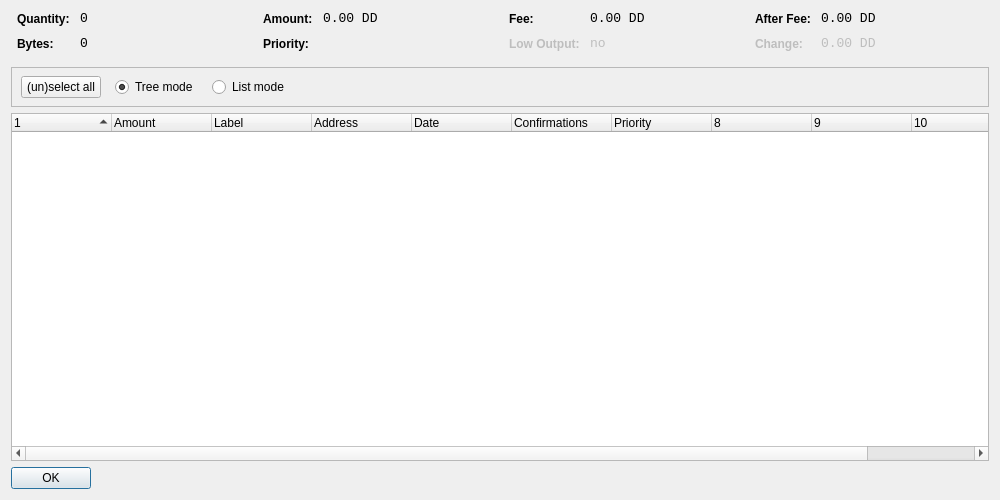
<?xml version="1.0" encoding="UTF-8"?>
<ui version="4.0">
 <class>CoinControlDialog</class>
 <widget class="QDialog" name="CoinControlDialog">
  <property name="geometry">
   <rect>
    <x>0</x>
    <y>0</y>
    <width>1000</width>
    <height>500</height>
   </rect>
  </property>
  <property name="windowTitle">
   <string>Coin Control</string>
  </property>
  <layout class="QVBoxLayout" name="verticalLayout">
   <item>
    <layout class="QHBoxLayout" name="horizontalLayoutTop" stretch="0,0,0,0">
     <property name="topMargin">
      <number>0</number>
     </property>
     <property name="bottomMargin">
      <number>10</number>
     </property>
     <item>
      <layout class="QFormLayout" name="formLayoutCoinControl1">
       <property name="horizontalSpacing">
        <number>10</number>
       </property>
       <property name="verticalSpacing">
        <number>10</number>
       </property>
       <property name="leftMargin">
        <number>6</number>
       </property>
       <property name="rightMargin">
        <number>6</number>
       </property>
       <item row="0" column="0">
        <widget class="QLabel" name="labelCoinControlQuantityText">
         <property name="styleSheet">
          <string notr="true">font-weight:bold;</string>
         </property>
         <property name="text">
          <string>Quantity:</string>
         </property>
        </widget>
       </item>
       <item row="0" column="1">
        <widget class="QLabel" name="labelCoinControlQuantity">
         <property name="font">
          <font>
           <family>Monospace</family>
           <pointsize>10</pointsize>
          </font>
         </property>
         <property name="cursor">
          <cursorShape>IBeamCursor</cursorShape>
         </property>
         <property name="contextMenuPolicy">
          <enum>Qt::ActionsContextMenu</enum>
         </property>
         <property name="text">
          <string notr="true">0</string>
         </property>
         <property name="textInteractionFlags">
          <set>Qt::LinksAccessibleByMouse|Qt::TextSelectableByKeyboard|Qt::TextSelectableByMouse</set>
         </property>
        </widget>
       </item>
       <item row="1" column="0">
        <widget class="QLabel" name="labelCoinControlBytesText">
         <property name="styleSheet">
          <string notr="true">font-weight:bold;</string>
         </property>
         <property name="text">
          <string>Bytes:</string>
         </property>
        </widget>
       </item>
       <item row="1" column="1">
        <widget class="QLabel" name="labelCoinControlBytes">
         <property name="font">
          <font>
           <family>Monospace</family>
           <pointsize>10</pointsize>
          </font>
         </property>
         <property name="cursor">
          <cursorShape>IBeamCursor</cursorShape>
         </property>
         <property name="contextMenuPolicy">
          <enum>Qt::ActionsContextMenu</enum>
         </property>
         <property name="text">
          <string notr="true">0</string>
         </property>
         <property name="textInteractionFlags">
          <set>Qt::LinksAccessibleByMouse|Qt::TextSelectableByKeyboard|Qt::TextSelectableByMouse</set>
         </property>
        </widget>
       </item>
      </layout>
     </item>
     <item>
      <layout class="QFormLayout" name="formLayoutCoinControl2">
       <property name="horizontalSpacing">
        <number>10</number>
       </property>
       <property name="verticalSpacing">
        <number>10</number>
       </property>
       <property name="leftMargin">
        <number>6</number>
       </property>
       <property name="rightMargin">
        <number>6</number>
       </property>
       <item row="0" column="0">
        <widget class="QLabel" name="labelCoinControlAmountText">
         <property name="styleSheet">
          <string notr="true">font-weight:bold;</string>
         </property>
         <property name="text">
          <string>Amount:</string>
         </property>
        </widget>
       </item>
       <item row="0" column="1">
        <widget class="QLabel" name="labelCoinControlAmount">
         <property name="font">
          <font>
           <family>Monospace</family>
           <pointsize>10</pointsize>
          </font>
         </property>
         <property name="cursor">
          <cursorShape>IBeamCursor</cursorShape>
         </property>
         <property name="contextMenuPolicy">
          <enum>Qt::ActionsContextMenu</enum>
         </property>
         <property name="text">
          <string notr="true">0.00 DD</string>
         </property>
         <property name="textInteractionFlags">
          <set>Qt::LinksAccessibleByMouse|Qt::TextSelectableByKeyboard|Qt::TextSelectableByMouse</set>
         </property>
        </widget>
       </item>
       <item row="1" column="0">
        <widget class="QLabel" name="labelCoinControlPriorityText">
         <property name="styleSheet">
          <string notr="true">font-weight:bold;</string>
         </property>
         <property name="text">
          <string>Priority:</string>
         </property>
        </widget>
       </item>
       <item row="1" column="1">
        <widget class="QLabel" name="labelCoinControlPriority">
         <property name="font">
          <font>
           <family>Monospace</family>
           <pointsize>10</pointsize>
          </font>
         </property>
         <property name="cursor">
          <cursorShape>IBeamCursor</cursorShape>
         </property>
         <property name="contextMenuPolicy">
          <enum>Qt::ActionsContextMenu</enum>
         </property>
         <property name="text">
          <string/>
         </property>
         <property name="textInteractionFlags">
          <set>Qt::LinksAccessibleByMouse|Qt::TextSelectableByKeyboard|Qt::TextSelectableByMouse</set>
         </property>
        </widget>
       </item>
      </layout>
     </item>
     <item>
      <layout class="QFormLayout" name="formLayoutCoinControl3">
       <property name="horizontalSpacing">
        <number>10</number>
       </property>
       <property name="verticalSpacing">
        <number>10</number>
       </property>
       <property name="leftMargin">
        <number>6</number>
       </property>
       <property name="rightMargin">
        <number>6</number>
       </property>
       <item row="0" column="0">
        <widget class="QLabel" name="labelCoinControlFeeText">
         <property name="styleSheet">
          <string notr="true">font-weight:bold;</string>
         </property>
         <property name="text">
          <string>Fee:</string>
         </property>
        </widget>
       </item>
       <item row="0" column="1">
        <widget class="QLabel" name="labelCoinControlFee">
         <property name="font">
          <font>
           <family>Monospace</family>
           <pointsize>10</pointsize>
          </font>
         </property>
         <property name="cursor">
          <cursorShape>IBeamCursor</cursorShape>
         </property>
         <property name="contextMenuPolicy">
          <enum>Qt::ActionsContextMenu</enum>
         </property>
         <property name="text">
          <string notr="true">0.00 DD</string>
         </property>
         <property name="textInteractionFlags">
          <set>Qt::LinksAccessibleByMouse|Qt::TextSelectableByKeyboard|Qt::TextSelectableByMouse</set>
         </property>
        </widget>
       </item>
       <item row="1" column="0">
        <widget class="QLabel" name="labelCoinControlLowOutputText">
         <property name="enabled">
          <bool>false</bool>
         </property>
         <property name="styleSheet">
          <string notr="true">font-weight:bold;</string>
         </property>
         <property name="text">
          <string>Low Output:</string>
         </property>
        </widget>
       </item>
       <item row="1" column="1">
        <widget class="QLabel" name="labelCoinControlLowOutput">
         <property name="enabled">
          <bool>false</bool>
         </property>
         <property name="font">
          <font>
           <family>Monospace</family>
           <pointsize>10</pointsize>
          </font>
         </property>
         <property name="cursor">
          <cursorShape>IBeamCursor</cursorShape>
         </property>
         <property name="contextMenuPolicy">
          <enum>Qt::ActionsContextMenu</enum>
         </property>
         <property name="text">
          <string notr="true">no</string>
         </property>
         <property name="textInteractionFlags">
          <set>Qt::LinksAccessibleByMouse|Qt::TextSelectableByKeyboard|Qt::TextSelectableByMouse</set>
         </property>
        </widget>
       </item>
      </layout>
     </item>
     <item>
      <layout class="QFormLayout" name="formLayoutCoinControl4">
       <property name="horizontalSpacing">
        <number>10</number>
       </property>
       <property name="verticalSpacing">
        <number>10</number>
       </property>
       <property name="leftMargin">
        <number>6</number>
       </property>
       <property name="rightMargin">
        <number>6</number>
       </property>
       <item row="0" column="0">
        <widget class="QLabel" name="labelCoinControlAfterFeeText">
         <property name="styleSheet">
          <string notr="true">font-weight:bold;</string>
         </property>
         <property name="text">
          <string>After Fee:</string>
         </property>
        </widget>
       </item>
       <item row="0" column="1">
        <widget class="QLabel" name="labelCoinControlAfterFee">
         <property name="font">
          <font>
           <family>Monospace</family>
           <pointsize>10</pointsize>
          </font>
         </property>
         <property name="cursor">
          <cursorShape>IBeamCursor</cursorShape>
         </property>
         <property name="contextMenuPolicy">
          <enum>Qt::ActionsContextMenu</enum>
         </property>
         <property name="text">
          <string notr="true">0.00 DD</string>
         </property>
         <property name="textInteractionFlags">
          <set>Qt::LinksAccessibleByMouse|Qt::TextSelectableByKeyboard|Qt::TextSelectableByMouse</set>
         </property>
        </widget>
       </item>
       <item row="1" column="0">
        <widget class="QLabel" name="labelCoinControlChangeText">
         <property name="enabled">
          <bool>false</bool>
         </property>
         <property name="styleSheet">
          <string notr="true">font-weight:bold;</string>
         </property>
         <property name="text">
          <string>Change:</string>
         </property>
        </widget>
       </item>
       <item row="1" column="1">
        <widget class="QLabel" name="labelCoinControlChange">
         <property name="enabled">
          <bool>false</bool>
         </property>
         <property name="font">
          <font>
           <family>Monospace</family>
           <pointsize>10</pointsize>
          </font>
         </property>
         <property name="cursor">
          <cursorShape>IBeamCursor</cursorShape>
         </property>
         <property name="contextMenuPolicy">
          <enum>Qt::ActionsContextMenu</enum>
         </property>
         <property name="text">
          <string notr="true">0.00 DD</string>
         </property>
         <property name="textInteractionFlags">
          <set>Qt::LinksAccessibleByMouse|Qt::TextSelectableByKeyboard|Qt::TextSelectableByMouse</set>
         </property>
        </widget>
       </item>
      </layout>
     </item>
    </layout>
   </item>
   <item>
    <widget class="QFrame" name="frame">
     <property name="minimumSize">
      <size>
       <width>0</width>
       <height>40</height>
      </size>
     </property>
     <property name="frameShape">
      <enum>QFrame::StyledPanel</enum>
     </property>
     <property name="frameShadow">
      <enum>QFrame::Sunken</enum>
     </property>
     <widget class="QWidget" name="horizontalLayoutWidget">
      <property name="geometry">
       <rect>
        <x>10</x>
        <y>0</y>
        <width>781</width>
        <height>41</height>
       </rect>
      </property>
      <layout class="QHBoxLayout" name="horizontalLayoutPanel" stretch="0,0,0,0,0">
       <property name="spacing">
        <number>14</number>
       </property>
       <item>
        <widget class="QPushButton" name="pushButtonSelectAll">
         <property name="sizePolicy">
          <sizepolicy hsizetype="Maximum" vsizetype="Fixed">
           <horstretch>0</horstretch>
           <verstretch>0</verstretch>
          </sizepolicy>
         </property>
         <property name="text">
          <string>(un)select all</string>
         </property>
        </widget>
       </item>
       <item>
        <widget class="QRadioButton" name="radioTreeMode">
         <property name="sizePolicy">
          <sizepolicy hsizetype="Maximum" vsizetype="Fixed">
           <horstretch>0</horstretch>
           <verstretch>0</verstretch>
          </sizepolicy>
         </property>
         <property name="text">
          <string>Tree mode</string>
         </property>
         <property name="checked">
          <bool>true</bool>
         </property>
        </widget>
       </item>
       <item>
        <widget class="QRadioButton" name="radioListMode">
         <property name="sizePolicy">
          <sizepolicy hsizetype="Maximum" vsizetype="Fixed">
           <horstretch>0</horstretch>
           <verstretch>0</verstretch>
          </sizepolicy>
         </property>
         <property name="text">
          <string>List mode</string>
         </property>
        </widget>
       </item>
       <item>
        <spacer name="horizontalSpacer">
         <property name="orientation">
          <enum>Qt::Horizontal</enum>
         </property>
         <property name="sizeHint" stdset="0">
          <size>
           <width>40</width>
           <height>20</height>
          </size>
         </property>
        </spacer>
       </item>
      </layout>
     </widget>
    </widget>
   </item>
   <item>
    <widget class="CoinControlTreeWidget" name="treeWidget">
     <property name="contextMenuPolicy">
      <enum>Qt::CustomContextMenu</enum>
     </property>
     <property name="sortingEnabled">
      <bool>false</bool>
     </property>
     <property name="columnCount">
      <number>11</number>
     </property>
     <attribute name="headerShowSortIndicator" stdset="0">
      <bool>true</bool>
     </attribute>
     <attribute name="headerStretchLastSection">
      <bool>false</bool>
     </attribute>
     <column>
      <property name="text">
       <string/>
      </property>
     </column>
     <column>
      <property name="text">
       <string>Amount</string>
      </property>
     </column>
     <column>
      <property name="text">
       <string>Label</string>
      </property>
     </column>
     <column>
      <property name="text">
       <string>Address</string>
      </property>
     </column>
     <column>
      <property name="text">
       <string>Date</string>
      </property>
     </column>
     <column>
      <property name="text">
       <string>Confirmations</string>
      </property>
      <property name="toolTip">
       <string>Confirmed</string>
      </property>
     </column>
     <column>
      <property name="text">
       <string>Priority</string>
      </property>
     </column>
     <column>
      <property name="text">
       <string/>
      </property>
     </column>
     <column>
      <property name="text">
       <string/>
      </property>
     </column>
     <column>
      <property name="text">
       <string/>
      </property>
     </column>
     <column>
      <property name="text">
       <string/>
      </property>
     </column>
    </widget>
   </item>
   <item>
    <widget class="QDialogButtonBox" name="buttonBox">
     <property name="sizePolicy">
      <sizepolicy hsizetype="Maximum" vsizetype="Fixed">
       <horstretch>0</horstretch>
       <verstretch>0</verstretch>
      </sizepolicy>
     </property>
     <property name="orientation">
      <enum>Qt::Horizontal</enum>
     </property>
     <property name="standardButtons">
      <set>QDialogButtonBox::Ok</set>
     </property>
    </widget>
   </item>
  </layout>
 </widget>
 <customwidgets>
  <customwidget>
   <class>CoinControlTreeWidget</class>
   <extends>QTreeWidget</extends>
   <header>coincontroltreewidget.h</header>
  </customwidget>
 </customwidgets>
 <resources/>
 <connections/>
</ui>
